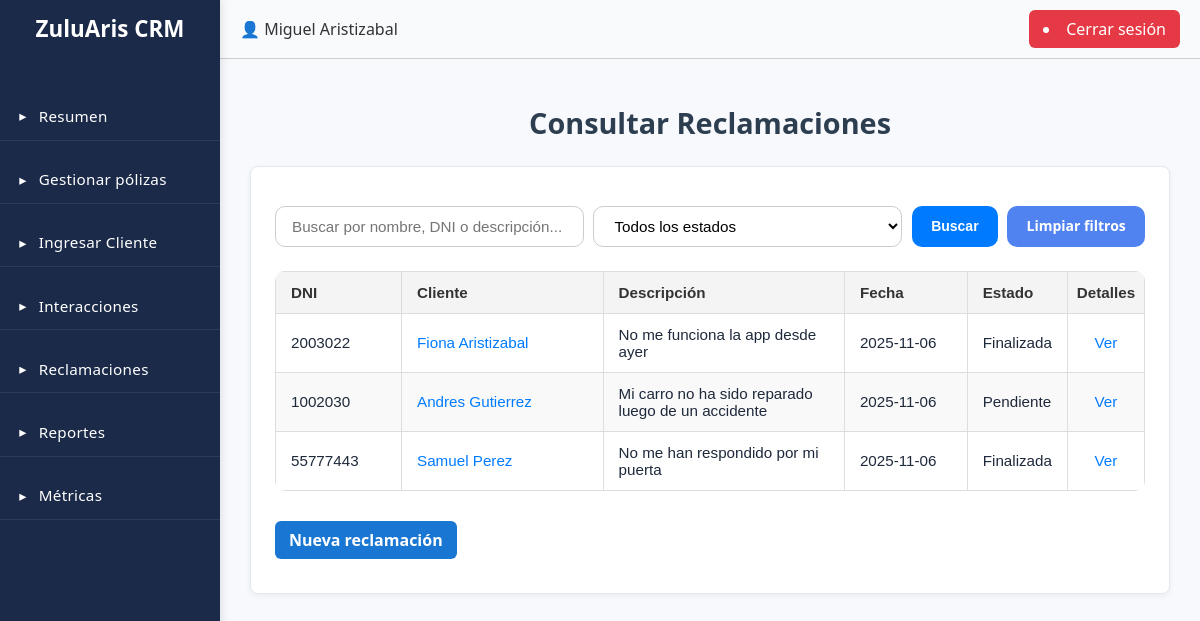
/reclamaciones/ (signed in), run on the app's committed database.
### CRM/models.py (models this page shows)
class Reclamaciones(models.Model):
    id = models.AutoField(primary_key=True)
    dni_asesor = models.ForeignKey(Usuarios, on_delete=models.CASCADE)
    dni_cliente = models.ForeignKey(Clientes, on_delete=models.CASCADE)
    poliza = models.ForeignKey(Polizas, on_delete=models.SET_NULL, null=True, db_column="id_poliza")
    fecha = models.DateField(auto_now_add=True)
    fecha_actualizacion = models.DateTimeField(auto_now=True)
    descripcion = models.TextField(blank=True, null=True)
    id_estado = models.ForeignKey(Estado, on_delete=models.CASCADE, db_column="id_estado", related_name="reclamacion_estado")
    class Meta:
        db_table = "reclamaciones"

class Clientes(models.Model):
    dni = models.CharField(max_length=50, primary_key=True)
    id_tipo_dni = models.ForeignKey(Tipo_DNI, on_delete=models.CASCADE)
    nombre = models.CharField(max_length=200)
    direccion = models.CharField(max_length=200, blank=True, null=True)
    id_ciudad = models.ForeignKey(Ciudades, on_delete=models.CASCADE)
    telefono = models.CharField(max_length=50, blank=True, null=True)
    celular = models.CharField(max_length=50)
    correo = models.EmailField(blank=True, null=True)
    asesor = models.ForeignKey("Usuarios", on_delete=models.SET_NULL, null=True, blank=True, related_name="clientes")
    class Meta:
        db_table = "clientes"

class Estado(models.Model):
    id = models.AutoField(primary_key=True)
    descripcion = models.CharField(max_length=50, unique=True)
    class Meta:
        db_table = "estados"

### CRM/views.py (the view)
# urls.py: path('reclamaciones/', CRM.views.reclamaciones),
def reclamaciones(request):
    if not request.user.is_authenticated:
        messages.error(request, "Debes iniciar sesión.")
        return redirect("/login")
    try:
        asesor = Usuarios.objects.get(user=request.user)
    except Usuarios.DoesNotExist:
        messages.error(request, "Tu perfil no está asociado correctamente.")
        return redirect("/")
    query = request.GET.get("q", "").strip()
    estado_id = request.GET.get("estado")
    reclamaciones_qs = Reclamaciones.objects.filter(
        dni_asesor=asesor  # Cambio clave: filtrar por el asesor, no por empresa
    ).select_related("dni_cliente", "id_estado")
    if query:
        reclamaciones_qs = reclamaciones_qs.filter(
            Q(dni_cliente__nombre__icontains=query) |
            Q(dni_cliente__dni__icontains=query) |
            Q(descripcion__icontains=query)
        )
    if estado_id:
        reclamaciones_qs = reclamaciones_qs.filter(id_estado_id=estado_id)
    reclamaciones_qs = reclamaciones_qs.order_by('-fecha')
    context = {
        "reclamaciones": reclamaciones_qs,
        "query": query,
        "estado_id": estado_id,
        "estados": Estado.objects.all()
    }
    return render(request, "reclamaciones.html", context)

### CRM/templates/reclamaciones.html (shortened to what this page needs)
{% extends 'layout_panel.html' %}
{% load static %}
{% block content %}
    <div class="card-header">
        <h2 class="titulo-seccion">Consultar Reclamaciones</h2>
    </div>
<div class="card">
    <form class="consulta-filtros" method="get" action="">
        <div class="grupo-busqueda">
            <input
                type="text"
                name="q"
                value="{{ query }}"
                placeholder="Buscar por nombre, DNI o descripción..."
                class="input-busqueda"
            >
            <select name="estado" class="input-select">
                <option value="">Todos los estados</option>
            </select>
            <button type="submit" class="btn-buscar">Buscar</button>
            <a href="{% url 'reclamaciones' %}" class="btn-limpiar">Limpiar filtros</a>
        </div>
    </form>
    <table class="tabla_reclamaciones">
        <thead>
            <tr>
                <th class="col-header col-dni">DNI</th>
                <th class="col-header col-nombre">Cliente</th>
                <th class="col-header col-asunto">Descripción</th>
                <th class="col-header col-fecha">Fecha</th>
                <th class="col-header col-estado">Estado</th>
                <th class="col-header col-detalles">Detalles</th>
            </tr>
        </thead>
        <tbody>
            {% if reclamaciones %}
                {% for r in reclamaciones %}
                <tr>
                    <td class="col-dni">{{ r.dni_cliente.dni }}</td>
                    <td class="col-nombre">
                        <a href="{% url 'detalle_cliente' r.dni_cliente.dni %}" class="cliente-link">
                            {{ r.dni_cliente.nombre }}
                        </a>
                    </td>
                    <td class="col-asunto">{{ r.descripcion|default:"-" }}</td>
                    <td class="col-fecha">{{ r.fecha|date:"Y-m-d" }}</td>
                    <td class="col-estado">{{ r.id_estado.descripcion|default:"-" }}</td>
                    <td class="col-detalles">
                        <a href="{% url 'detalle_reclamacion' r.id %}" class="cliente-link">
                            Ver
                        </a>
                    </td>
                </tr>
                {% endfor %}
            {% else %}
                <tr>
                    <td colspan="6" style="text-align:center;">No hay reclamaciones registradas.</td>
                </tr>
            {% endif %}
        </tbody>
    </table>
    <div class="acciones-polizas">
        <a href="{% url 'crear_reclamacion' %}" class="btn-guardar">Nueva reclamación</a>
    </div>
</div>
{% endblock %}

### CRM/templates/layout_panel.html (shortened to what this page needs)
{% load static %}
<!DOCTYPE html>
<html lang="es">
<head>
    {% load static %}
    <link rel="stylesheet" href="{% static 'styles/globalstyles.css' %}">
</head>
<body>
    <div class="container">
        <aside class="sidebar sidebar-admin">
            <div class="logo">ZuluAris CRM</div>
            <nav>
                <ul>
                    <li><a href="/resumen/">Resumen</a></li>
                    <li><a href="/gestionar/">Gestionar pólizas</a></li>
                    <li><a href="/client_form/">Ingresar Cliente</a></li>
                    <li><a href="/interacciones/">Interacciones</a></li>
                    <li><a href="/reclamaciones/">Reclamaciones</a></li>
                    <li><a href="/reportes/">Reportes</a></li>
                    <li><a href="{% url 'reportes_metricas' %}">Métricas</a></li>
                </ul>
            </nav>
        </aside>
        <main class="main-content">
            <header class="navbar">
                <div class="navbar-left">
                    <span class="user">👤 {{ request.user.first_name }} {{ request.user.last_name }}</span>
                </div>
                <div class="navbar-right">
                    <li class="btn-logout">
                        <a href="/logout/">Cerrar sesión</a>
                    </li>
                </div>
            </header>
            <section class="content">
                {% block content %}
                {% endblock %}
            </section>
        </main>
    </div>
</body>
</html>

### data on the page
Reclamaciones: dni_cliente.dni "2003022", dni_cliente.nombre "Fiona Aristizabal", descripcion "No me funciona la app desde ayer", fecha "2025-11-06", id_estado.descripcion "Finalizada"
Reclamaciones: dni_cliente.dni "1002030", dni_cliente.nombre "Andres Gutierrez", descripcion "Mi carro no ha sido reparado luego de un accidente", fecha "2025-11-06", id_estado.descripcion "Pendiente"
Reclamaciones: dni_cliente.dni "55777443", dni_cliente.nombre "Samuel Perez", descripcion "No me han respondido por mi puerta", fecha "2025-11-06", id_estado.descripcion "Finalizada"

### other printed values
{{ request.user.first_name }} "Miguel"
{{ request.user.last_name }} "Aristizabal"
